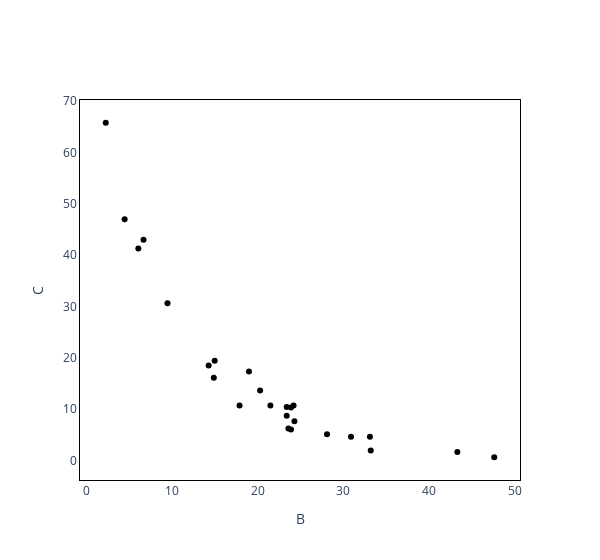

The notebook cell this image was saved under:
### Code cell
df.iloc[:, 1:3].pyroplot.scatter(backend="plotly")

### Figure 1 — Plotly figure (JSON) as saved in the notebook; plotly's stock layout.template omitted (floating-point values rounded to 4 significant figures)
{"data": [{"marker": {"color": "rgba(0, 0, 0, 1)"}, "mode": "markers", "showlegend": false, "text": ["Sample K1", "Sample K2", "Sample K3", "Sample K4", "Sample K5", "Sample K6", "Sample K7", "Sample K8", "Sample K9", "Sample K10", "Sample K11", "Sample K12", "Sample K13", "Sample K14", "Sample K15", "Sample K16", "Sample K17", "Sample K18", "Sample K19", "Sample K20", "Sample K21", "Sample K22", "Sample K23", "Sample K24", "Sample K25"], "type": "scatter", "x": [6.1, 14.9, 23.9, 24.2, 47.6, 33.2, 21.5, 23.6, 2.3, 23.4, 6.7, 28.1, 24.3, 9.5, 19, 43.3, 23.9, 20.3, 17.9, 14.3, 30.9, 33.1, 23.4, 4.5, 15.0], "y": [41.3, 16.1, 6, 10.7, 0.6, 1.9, 10.7, 6.2, 65.8, 10.4, 43.0, 5.1, 7.6, 30.6, 17.3, 1.6, 10.3, 13.6, 10.7, 18.5, 4.6, 4.573, 8.7, 47, 19.4]}], "layout": {"plot_bgcolor": "white", "width": 600, "xaxis": {"linecolor": "black", "mirror": true, "title": {"text": "B"}}, "yaxis": {"linecolor": "black", "mirror": true, "title": {"text": "C"}}}}
